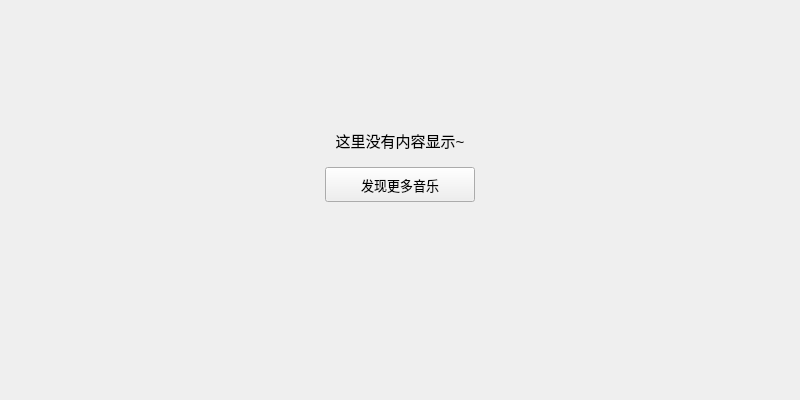
<?xml version="1.0" encoding="UTF-8"?>
<ui version="4.0">
 <class>AllSongList</class>
 <widget class="QWidget" name="AllSongList">
  <property name="geometry">
   <rect>
    <x>0</x>
    <y>0</y>
    <width>800</width>
    <height>400</height>
   </rect>
  </property>
  <property name="windowTitle">
   <string>AllSongList</string>
  </property>
  <layout class="QVBoxLayout" name="verticalLayout_2">
   <item>
    <widget class="QWidget" name="widget_3" native="true">
     <layout class="QVBoxLayout" name="verticalLayout" stretch="2,1,3">
      <property name="topMargin">
       <number>0</number>
      </property>
      <item>
       <spacer name="verticalSpacer_2">
        <property name="orientation">
         <enum>Qt::Vertical</enum>
        </property>
        <property name="sizeHint" stdset="0">
         <size>
          <width>20</width>
          <height>40</height>
         </size>
        </property>
       </spacer>
      </item>
      <item>
       <layout class="QGridLayout" name="gridLayout">
        <property name="verticalSpacing">
         <number>15</number>
        </property>
        <item row="0" column="0">
         <spacer name="horizontalSpacer_8">
          <property name="orientation">
           <enum>Qt::Horizontal</enum>
          </property>
          <property name="sizeHint" stdset="0">
           <size>
            <width>40</width>
            <height>20</height>
           </size>
          </property>
         </spacer>
        </item>
        <item row="0" column="1">
         <widget class="QLabel" name="prompt_label">
          <property name="font">
           <font>
            <pointsize>11</pointsize>
           </font>
          </property>
          <property name="text">
           <string>这里没有内容显示~</string>
          </property>
          <property name="scaledContents">
           <bool>false</bool>
          </property>
          <property name="alignment">
           <set>Qt::AlignBottom|Qt::AlignHCenter</set>
          </property>
         </widget>
        </item>
        <item row="0" column="2">
         <spacer name="horizontalSpacer_9">
          <property name="orientation">
           <enum>Qt::Horizontal</enum>
          </property>
          <property name="sizeHint" stdset="0">
           <size>
            <width>40</width>
            <height>20</height>
           </size>
          </property>
         </spacer>
        </item>
        <item row="1" column="0">
         <spacer name="horizontalSpacer_11">
          <property name="orientation">
           <enum>Qt::Horizontal</enum>
          </property>
          <property name="sizeHint" stdset="0">
           <size>
            <width>40</width>
            <height>20</height>
           </size>
          </property>
         </spacer>
        </item>
        <item row="1" column="1">
         <widget class="QPushButton" name="search_pushButton">
          <property name="minimumSize">
           <size>
            <width>150</width>
            <height>35</height>
           </size>
          </property>
          <property name="maximumSize">
           <size>
            <width>150</width>
            <height>35</height>
           </size>
          </property>
          <property name="font">
           <font>
            <pointsize>10</pointsize>
           </font>
          </property>
          <property name="cursor">
           <cursorShape>PointingHandCursor</cursorShape>
          </property>
          <property name="text">
           <string>发现更多音乐</string>
          </property>
         </widget>
        </item>
        <item row="1" column="2">
         <spacer name="horizontalSpacer_10">
          <property name="orientation">
           <enum>Qt::Horizontal</enum>
          </property>
          <property name="sizeHint" stdset="0">
           <size>
            <width>40</width>
            <height>20</height>
           </size>
          </property>
         </spacer>
        </item>
       </layout>
      </item>
      <item>
       <spacer name="verticalSpacer">
        <property name="orientation">
         <enum>Qt::Vertical</enum>
        </property>
        <property name="sizeHint" stdset="0">
         <size>
          <width>20</width>
          <height>40</height>
         </size>
        </property>
       </spacer>
      </item>
     </layout>
    </widget>
   </item>
  </layout>
 </widget>
 <resources/>
 <connections/>
</ui>
